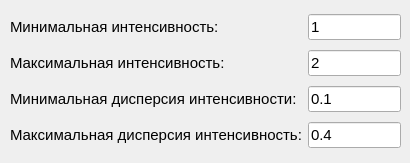
   <widget class="QWidget" name="tab">
    <attribute name="title">
     <string>Генератор 1</string>
    </attribute>
    <widget class="QWidget" name="gridLayoutWidget_9">
     <property name="geometry">
      <rect>
       <x>10</x>
       <y>10</y>
       <width>391</width>
       <height>144</height>
      </rect>
     </property>
     <layout class="QGridLayout" name="gridLayout_11">
      <item row="1" column="1">
       <widget class="QLineEdit" name="line_edit_max_gen_int">
        <property name="font">
         <font>
          <family>Ubuntu</family>
          <pointsize>11</pointsize>
         </font>
        </property>
        <property name="text">
         <string>2</string>
        </property>
       </widget>
      </item>
      <item row="2" column="1">
       <widget class="QLineEdit" name="line_edit_min_gen_var">
        <property name="font">
         <font>
          <family>Ubuntu</family>
          <pointsize>11</pointsize>
         </font>
        </property>
        <property name="text">
         <string>0.1</string>
        </property>
       </widget>
      </item>
      <item row="0" column="1">
       <widget class="QLineEdit" name="line_edit_min_gen_int">
        <property name="font">
         <font>
          <family>Ubuntu</family>
          <pointsize>11</pointsize>
         </font>
        </property>
        <property name="text">
         <string>1</string>
        </property>
       </widget>
      </item>
      <item row="2" column="0">
       <widget class="QLabel" name="label_a_2">
        <property name="font">
         <font>
          <family>Ubuntu</family>
          <pointsize>11</pointsize>
         </font>
        </property>
        <property name="text">
         <string notr="true">Минимальная дисперсия интенсивности:</string>
        </property>
       </widget>
      </item>
      <item row="0" column="0">
       <widget class="QLabel" name="label_a_5">
        <property name="font">
         <font>
          <family>Ubuntu</family>
          <pointsize>11</pointsize>
         </font>
        </property>
        <property name="text">
         <string notr="true">Минимальная интенсивность:</string>
        </property>
       </widget>
      </item>
      <item row="1" column="0">
       <widget class="QLabel" name="label_b_2">
        <property name="font">
         <font>
          <family>Ubuntu</family>
          <pointsize>11</pointsize>
         </font>
        </property>
        <property name="text">
         <string notr="true">Максимальная интенсивность:</string>
        </property>
       </widget>
      </item>
      <item row="3" column="0">
       <widget class="QLabel" name="label_b_6">
        <property name="font">
         <font>
          <family>Ubuntu</family>
          <pointsize>11</pointsize>
         </font>
        </property>
        <property name="text">
         <string notr="true">Максимальная дисперсия интенсивность:</string>
        </property>
       </widget>
      </item>
      <item row="3" column="1">
       <widget class="QLineEdit" name="line_edit_max_gen_var">
        <property name="font">
         <font>
          <family>Ubuntu</family>
          <pointsize>11</pointsize>
         </font>
        </property>
        <property name="text">
         <string>0.4</string>
        </property>
       </widget>
      </item>
     </layout>
    </widget>
   </widget>
